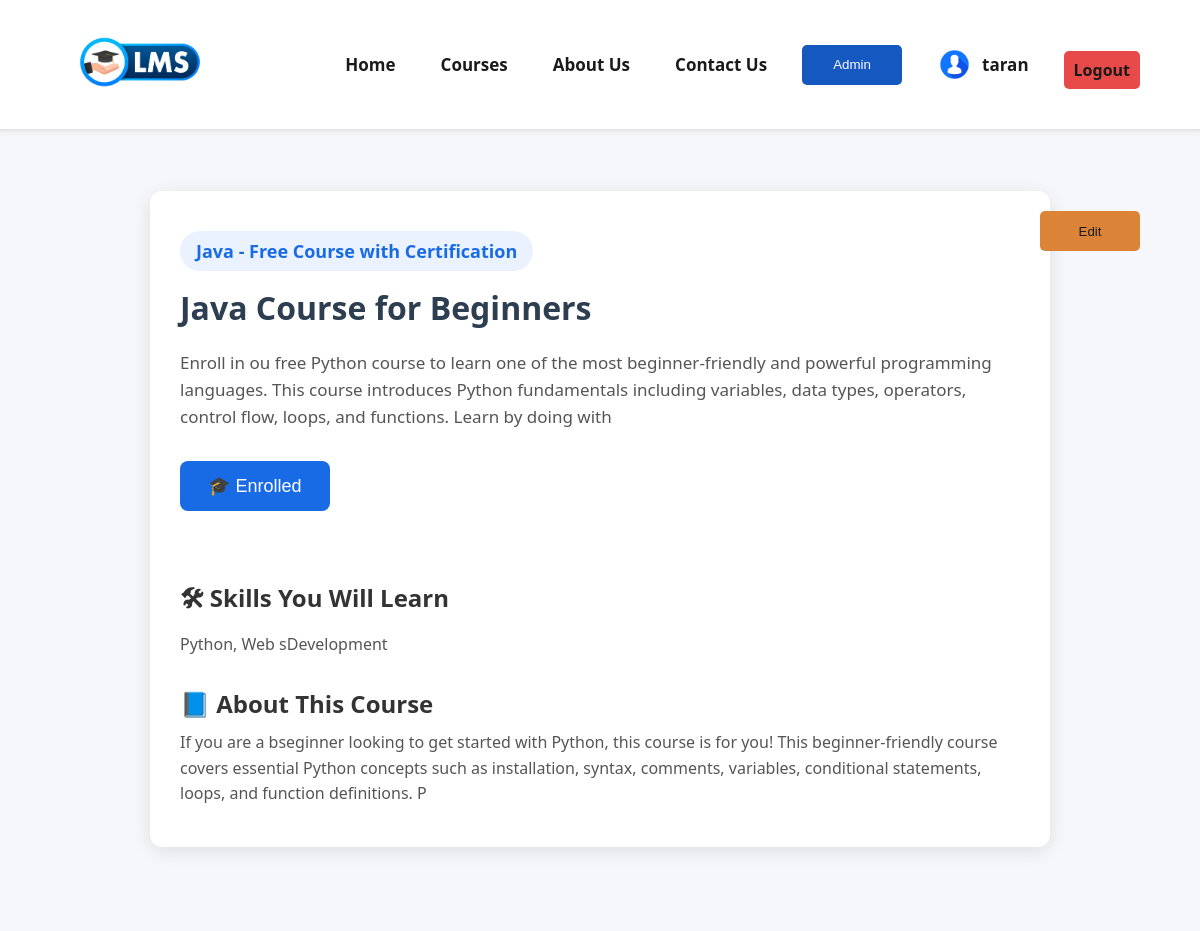
Page /course_intro.php?id=3 (signed in) on the committed database.
### tables this page shows
CREATE TABLE `course` (
  `id` int(11) NOT NULL,
  `course_name` varchar(30) NOT NULL,
  `description` varchar(255) NOT NULL,
  `skills` varchar(30) NOT NULL,
  `about` varchar(255) NOT NULL,
  `image` varchar(255) NOT NULL,
  `deleted_at` datetime(6) DEFAULT NULL
);

### course_intro.php (the view, shortened to what this page needs)
<?php
include "header.php";
include "config.php";
if (isset($_GET['id'])) {
    $course_id = $_GET['id'];
    $sql = "SELECT * FROM course WHERE id = $course_id";
    $result = $conn->query($sql);
    $row = $result->fetch_assoc();
}
?>
<div class="course-container">
<?php if($_SESSION['role']=='admin'){
        echo "<a href='admin/edit_course_intro.php?id=".$row['id']."'><input type='button' class='admin-btn'style='position:absolute; margin-left:85%;' value='Edit'></a>";}?>
    <div class="course-wrapper">
        <h2 class="course-badge"><?php echo $row["course_name"]; ?> - Free Course with Certification</h2>
        <h1 class="course-title"><?php echo $row["course_name"]; ?> Course for Beginners</h1>
        <p class="course-description"><?php echo $row["description"]; ?></p>
        <?php
            $enrolled = false;
            if(isset($_SESSION['user_id'])){
            $user_id=$_SESSION['user_id'];
            $sql="SELECT enrolled_courses from enrolled WHERE user_id ='$user_id'";
            $result= $conn->query($sql);
            $rows=$result->fetch_assoc();
            $enrolled_course = isset($rows['enrolled_courses']) ? $rows['enrolled_courses'] : '';
            $enrolled_courses_array= array_map('trim', explode(' ',$enrolled_course));
            if (in_array($course_id, $enrolled_courses_array)) {
                $enrolled = true;
                ?>
                <button class="enroll-btn" onclick="location.href='enroll.php?id=<?php echo $row['id'];?>'">🎓 Enrolled</button>
                <?php
            }
            if($enrolled==false){
        ?>
        <button class="enroll-btn" onclick="location.href='enroll.php?id=<?php echo $row['id'];?>'">🎓 Enroll for Free</button>
         <?php }}?>
        <div class="course-section">
            <h2>🛠 Skills You Will Learn</h2>
            <p><?php echo $row["skills"]; ?></p>
        </div>
        <div class="course-section">
            <h2>📘 About This Course</h2>
            <p><?php echo $row["about"]; ?></p>
        </div>
    </div>
</div>

### style.css (style rules this page uses)
* { margin: 0; padding: 0; }
html { scroll-behavior: smooth; }
body { font-family: 'Segoe UI', Tahoma, Geneva, Verdana, sans-serif; }
* { margin: 0; padding: 0; box-sizing: border-box; }
.course-container { background-color: #f5f7fa; padding: 60px 20px; min-height: 100vh; font-family: 'Segoe UI', Tahoma, Geneva, Verdana, sans-serif; }
.course-wrapper { background: #fff; max-width: 900px; margin: auto; padding: 40px 30px; border-radius: 12px; box-shadow: 0 4px 20px rgba(0, 0, 0, 0.1); }
.course-badge { font-size: 18px; font-weight: 600; color: #196ae5; background-color: #eaf2ff; padding: 8px 16px; border-radius: 20px; display: inline-block; margin-bottom: 15px; }
.course-title { font-size: 32px; margin-bottom: 20px; color: #2c3e50; }
.course-description { font-size: 17px; line-height: 1.6; margin-bottom: 30px; color: #555; }
.enroll-btn { background-color: #196ae5; padding: 14px 28px; font-size: 18px; color: white; border: none; border-radius: 8px; cursor: pointer; transition: background-color 0.3s ease; margin-bottom: 40px; }
.course-section { margin-top: 30px; }
.course-section h2 { font-size: 24px; color: #333; margin-bottom: 10px; }
.course-section p { font-size: 16px; line-height: 1.6; color: #555; }
.admin-btn { border: none; border-radius: 5px; height: 40px; width: 100px; background-color: #db8437; color: #1a1a1a; cursor: pointer; margin-left: 20%; margin-top: 20px; }

### rows in the picture
course: course_name "Java", description "Enroll in ou free Python course to learn one of the most beginner-friendly and powerful programming languages. This course introduces Python fundamentals including variables, data types, operators, control flow, loops, and functions. Learn by doing with", skills "Python, Web sDevelopment", about "If you are a bseginner looking to get started with Python, this course is for you! This beginner-friendly course covers essential Python concepts such as installation, syntax, comments, variables, conditional statements, loops, and function definitions. P"

### other values in the picture
$_SESSION['name'] "taran"
